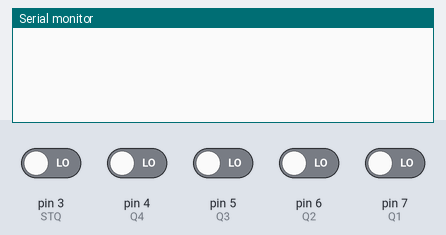
A sketch run on a simulated Arduino Uno, built with avr-gcc and run on an emulated ATmega328P. On the bench: the last lines printed to the serial monitor. The inputs (shaded band) are chosen by the test bench; at power-on: pin 3 (STQ), pin 4 (Q4), pin 5 (Q3), pin 6 (Q2), pin 7 (Q1) LOW.

Above: at 1.2 s.
1.3 s: pin 3 (STQ) driven HIGH
At 2.4 s:
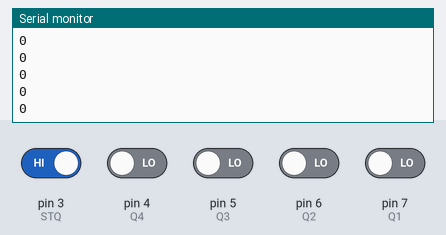
3.2 s: pin 4 (Q4) driven HIGH
At 3.8 s:
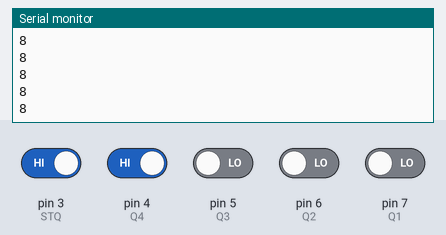
4.7 s: pin 5 (Q3) driven HIGH
At 5.7 s:
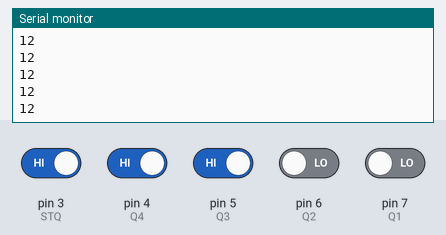
6.2 s: pin 6 (Q2) driven HIGH
At 7.0 s:
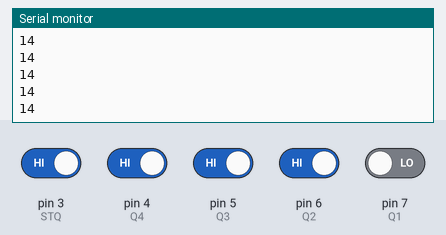
7.7 s: pin 7 (Q1) driven HIGH
At 8.2 s:
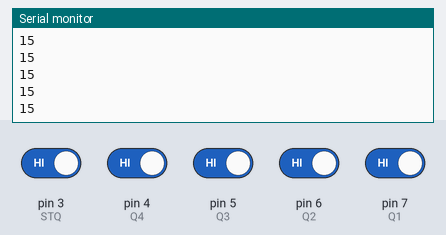
9.2 s: pin 4 (Q4) driven LOW
At 10.1 s:
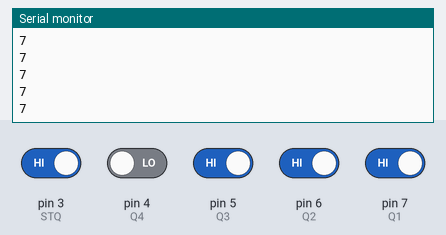
Timing chart, 0 to 10.2 s (numbered marks = the images above; inputs shaded):
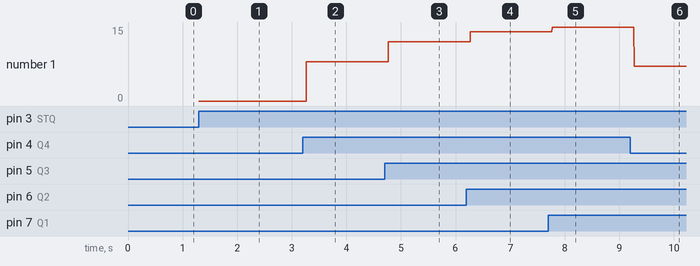

The sketch:

DTMF_DECODER.ino
```cpp
//*************************************************************************
// DTMF_DECODER.ino
// Read DTMF codes frome MT8870 module  Chamal Liyange 08/29/2019/ Thank you Geroge Thomas
//*************************************************************************

byte DTMFdata;    // Data read from DTMF module
int STQ = 3;     //  DTMF Module STQ Pin connects to Arduino Digital Pin 3
int Q4 = 4;      //  DTMF Module Q4  Pin connects to Arduino Digital Pin  4
int Q3 = 5;      //  DTMF Module Q3  Pin connects to Arduino Digital Pin  5
int Q2 = 6;      //  DTMF Module Q2  Pin connects to Arduino Digital Pin  6
int Q1 = 7;      //  DTMF Module Q3  Pin connects to Arduino Digital Pin  7

void setup() {

  //set Digital I/o pin functions
  pinMode(STQ, INPUT);
  pinMode(Q4, INPUT);
  pinMode(Q3, INPUT);
  pinMode(Q2, INPUT);
  pinMode(Q2, INPUT);

  // initialize serial communication at 9600 bits per second:
  Serial.begin(9600);

}

void loop() {
  DTMFdata = 0;

  // IF STQ is High a DTMF tone is present.check 4-bit code.
  if (digitalRead(STQ) == HIGH) {
    if (digitalRead(Q1) == HIGH) {  // if Q1 HIGH add 1 to DTMFdata
      DTMFdata = DTMFdata + 1;
    }
    if (digitalRead(Q2) == HIGH) {  // if Q2 HIGH add 2 to DTMFdata
      DTMFdata = DTMFdata + 2;
    }
    if (digitalRead(Q3) == HIGH) {  // if Q3 HIGH add 4 to DTMFdata
      DTMFdata = DTMFdata + 4;
    }
    if (digitalRead(Q4) == HIGH) {  // if Q4 HIGH add 8 to DTMFdata
      DTMFdata = DTMFdata + 8;
    }


    Serial.println(DTMFdata); // print DTMFdata


  }
}
```

Measured:
- after the input at 1.3 s, the serial monitor: prints a new line at once (image 1)
- after the input at 3.2 s, the serial monitor: prints a new line after 0.07 s (image 2)
- after the input at 4.7 s, the serial monitor: prints a new line after 0.07 s (image 3)
- after the input at 6.2 s, the serial monitor: prints a new line after 0.07 s (image 4)
- after the input at 7.7 s, the serial monitor: prints a new line after 0.07 s (image 5)
- after the input at 9.2 s, the serial monitor: prints a new line after 0.07 s (image 6)
- plotted number 1: 0 → 8 after the input at 3.2 s, 8 → 12 after the input at 4.7 s, 12 → 14 after the input at 6.2 s, 14 → 15 after the input at 7.7 s, 15 → 7 after the input at 9.2 s
